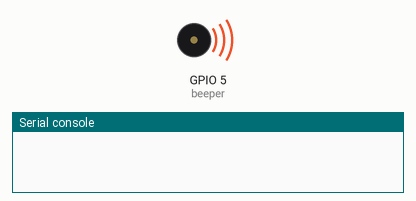
A program run on a simulated ESP32 board running MicroPython. Shown: buzzer (waves = sounding), the last lines printed to the serial console. At 1.2 s the program stops and its outputs stay as they are.

Above: at 0.1 s.
At 1.3 s:
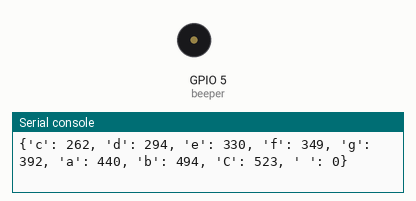
Timing chart, 0 to 2.7 s (numbered marks = the images above):
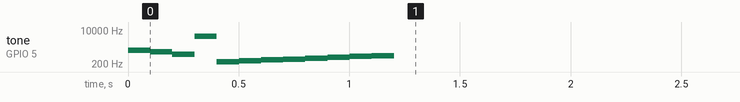

Measured:
- by itself, tone on GPIO 5 (beeper): plays 1000 Hz for 0.10 s, 800 Hz for 0.10 s, 600 Hz for 0.10 s, 5000 Hz for 0.10 s, 262 Hz for 0.10 s, 294 Hz for 0.10 s … (12 notes in this stretch)

The program:

beep.py
```python
# beep ornegi
# 5 numaralı uca baglı hoparlörden BEEP sesi yapacak

from machine import Pin, PWM
import utime

BuzzerPin=5

def beep(frekans, time):
    beeper = PWM(Pin(BuzzerPin,Pin.OUT), freq=frekans, duty=512)
    utime.sleep(time)
    beeper.deinit()


beep(1000,0.1)
beep(800,0.1)
beep(600,0.1)

# sozluk tipi degisken
notalar= { 'c' : 262, 'd' : 294, 'e' : 330, 'f': 349, 'g': 392, 'a':440, 'b':494, 'C':523, ' ':0}
print(notalar)

melodi = ' cdefgabC'
for nota in melodi:
   beep(notalar[nota],0.1) 
```
